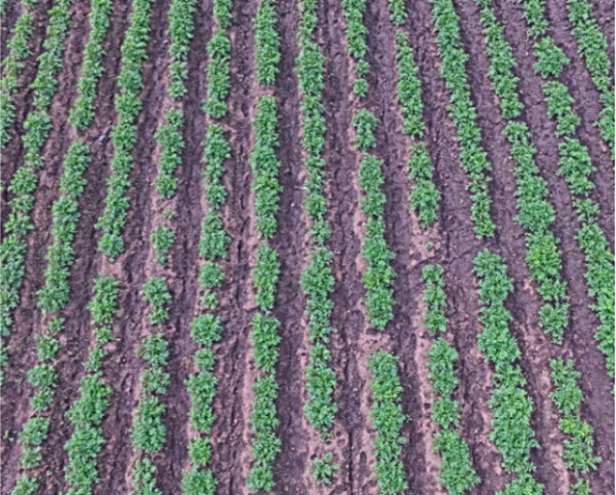
#> input picture IMG_TEST/furrows.png, 616 x 495 px
$ python modi.py
#> lines starting #> are read from the running program, lines starting #| are printed output that depends on the picture; after the words box and inside, x2 and y2 are one past the last pixel; in counts of white or black regions, pixels touching at a corner belong together
import matplotlib.pyplot as plt
import numpy as np
from skimage.morphology import disk
import cv2

img=cv2.imread("./furrows.png")
#> img is the input picture: shape (495, 616, 3); mean B, G, R 116.4, 117.7, 112.6
r=img[:,:,0]#cv2.equalizeHist(img[:,:,0])
g=img[:,:,1]#cv2.equalizeHist(img[:,:,1])
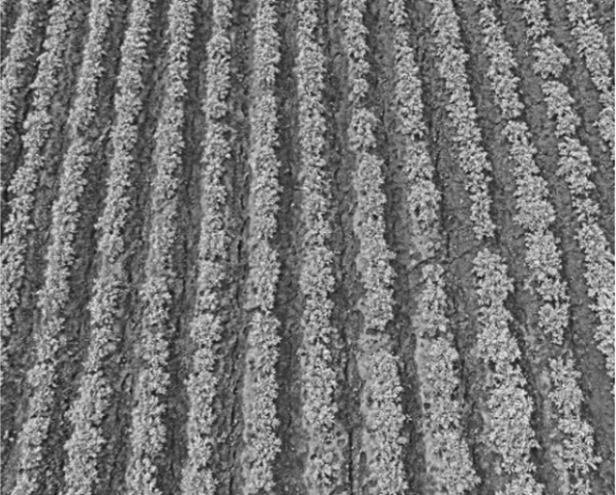
#> g: shape (495, 616); min 19, max 253, mean 117.7
b=img[:,:,2]#cv2.equalizeHist(img[:,:,2])
#img=cv2.merge((r,g,b))

T=r.copy()+g.copy()+b.copy()
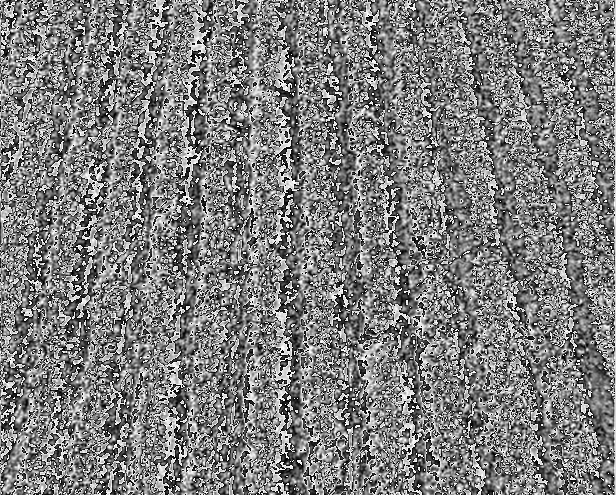
#> T: shape (495, 616); min 0, max 255, mean 125.2
T[T==0]=1
#> T: shape (495, 616); 0.41% of pixels changed, all inside (x1, y1, x2, y2) = (0, 1, 615, 495)

R=r.copy()/T
G=g.copy()/T
B=b.copy()/T

print(R.dtype)
#| float64

ExG = 2*G-R-B
ExR = 1.4*R-G
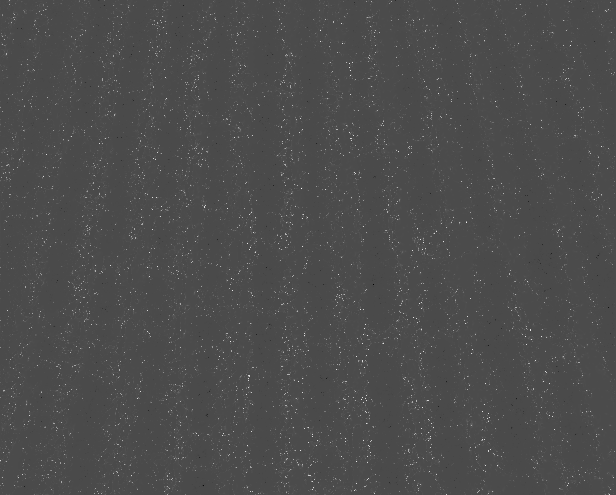
#> ExR: shape (495, 616) float64; min -44.4, max 107.8, mean 1.3; drawn with min black and max white
ExGR = ExG-ExR
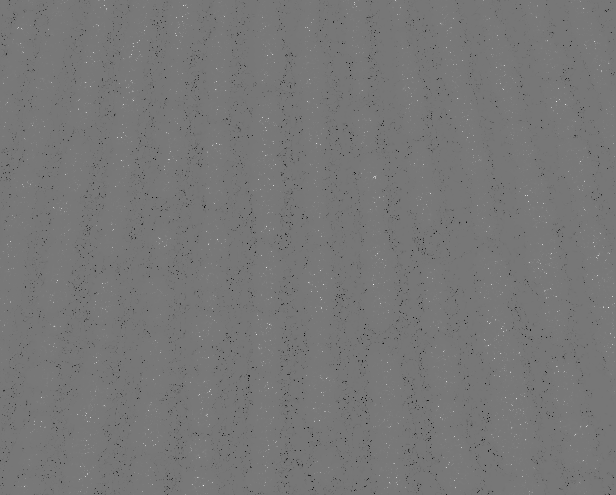
#> ExGR: shape (495, 616) float64; min -158.8, max 177.8, mean -1.3; drawn with min black and max white
CIVE = 0.441*R-0.811*G + 0.385*G + 18.78745
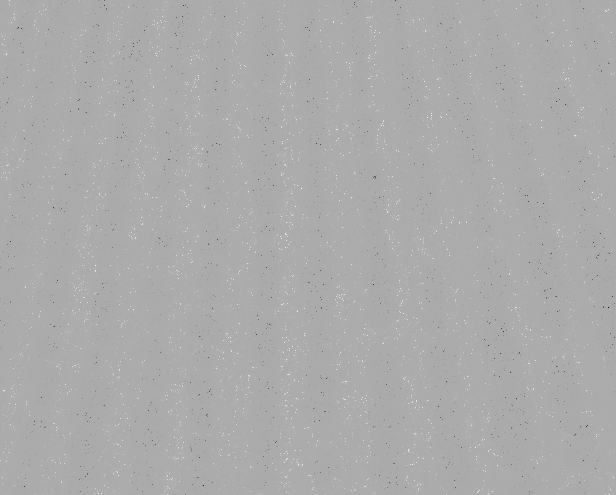
#> CIVE: shape (495, 616) float64; min -15.85, max 35.65, mean 18.9; drawn with min black and max white
VEG = G/(R**0.667 * B**0.333)
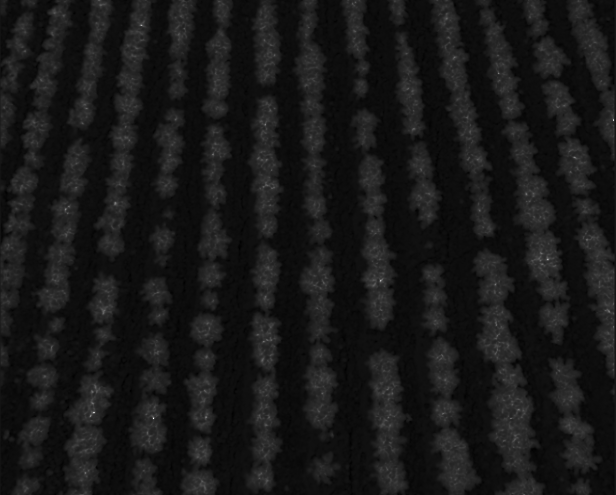
#> VEG: shape (495, 616) float64; min 0.552, max 5.61, mean 1.03; drawn with min black and max white

COM = 0.25*ExG+ 0.30*ExGR+ 0.33*CIVE + 0.12*VEG*R

cv2.imshow("com",COM)
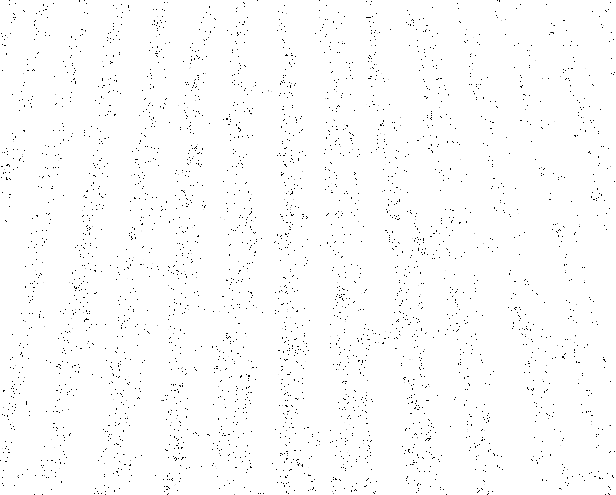
#> window 'com': shape (495, 616); min 0, max 255, mean 251.8
cv2.waitKey(0)
cv2.destroyAllWindows()

$ run again, with IMG_TEST/c12.png copied over IMG_TEST/furrows.png
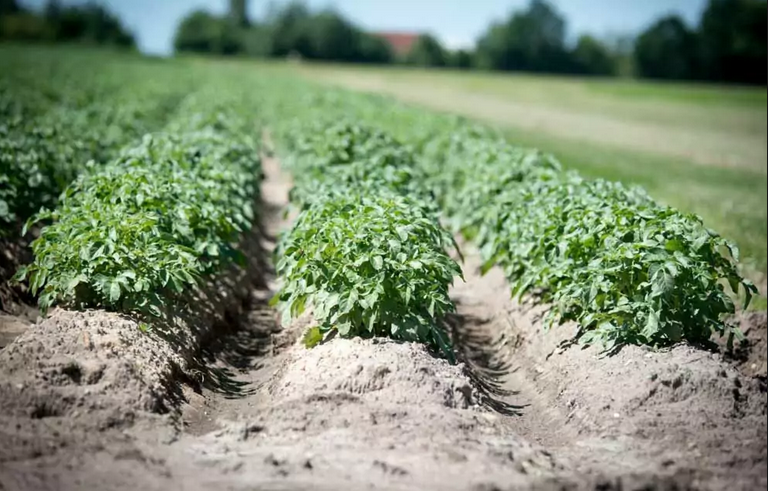
#> input picture IMG_TEST/c12.png, 768 x 491 px
#> img is the input picture: shape (491, 768, 3); mean B, G, R 114.5, 140.9, 125.8
#| float64
#> `VEG = G/(R**0.667 * B**0.333)`:
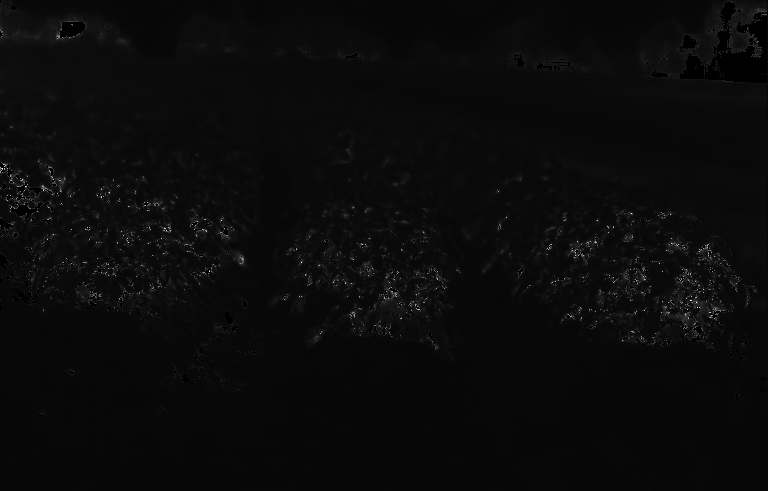
#> VEG: shape (491, 768) float64; 1.9% of the values are NaN or infinite; the others: min 0, max 32.51, mean 1.43; drawn with min black, max white, NaN and infinite black
#> `cv2.imshow("com",COM)`:
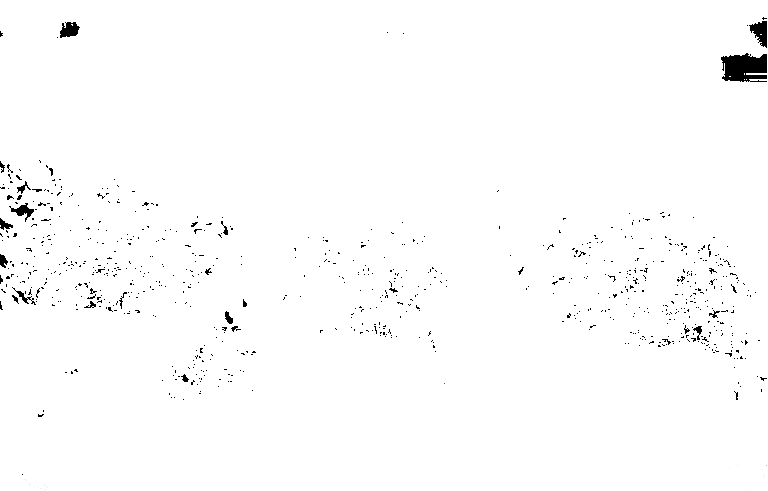
#> window 'com': shape (491, 768); min 0, max 255, mean 251.9

$ run again, with IMG_TEST/c13.png copied over IMG_TEST/furrows.png
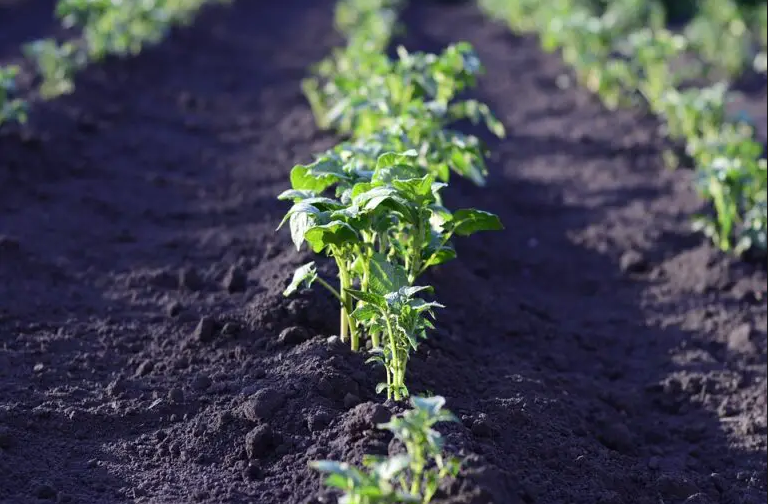
#> input picture IMG_TEST/c13.png, 768 x 504 px
#> img is the input picture: shape (504, 768, 3); mean B, G, R 79.4, 70.7, 67.5
#| float64
#> `CIVE = 0.441*R-0.811*G + 0.385*G + 18.78745`:
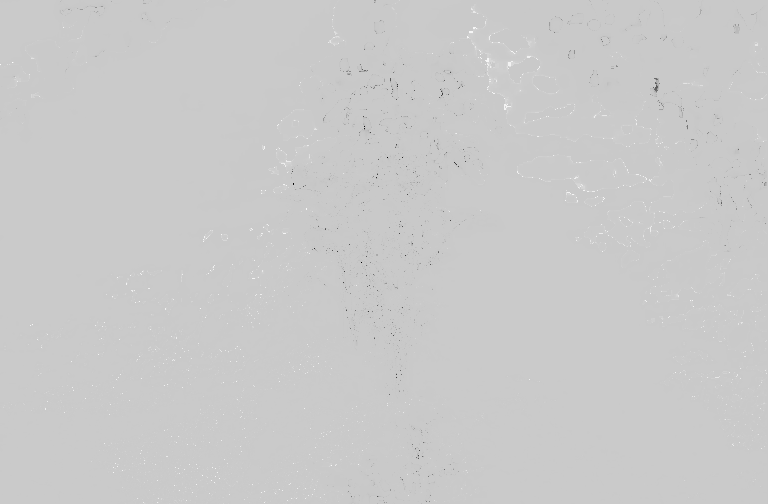
#> CIVE: shape (504, 768) float64; min -43.85, max 35.32, mean 18.8; drawn with min black and max white
#> `cv2.imshow("com",COM)`:
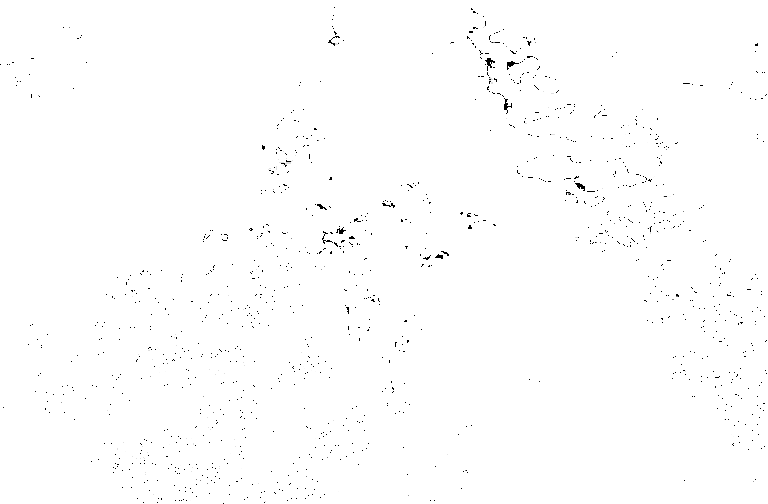
#> window 'com': shape (504, 768); min 0, max 255, mean 253.6
